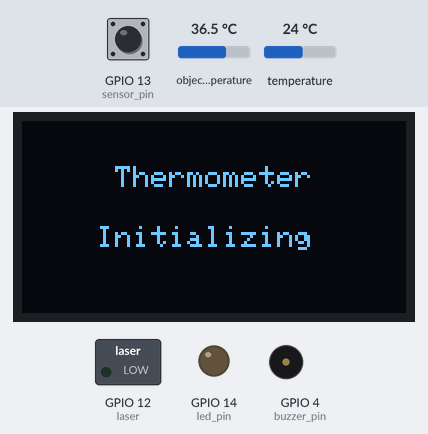
Simulated run of this sketch. Board: ESP32. Shown: 128×64 one-colour display, switched loads named in the sketch (green lamp = pin HIGH), output pins drawn as LEDs (lit = HIGH), buzzer (waves = sounding, pin HIGH). The inputs (shaded band) are chosen by the test bench; at power-on: GPIO 13 (sensor_pin) HIGH, object temperature 36.5 °C, temperature 24 °C. WiFi joins after 1.5 s; servers stay silent unless stated; uploads are accepted with an empty reply; what the sketch prints to the serial monitor is not drawn.

Above: at 7.7 s.
7.8 s: GPIO 13 (sensor_pin) pulsed LOW 2 times (0.12 s each, 0.3 s apart)
At 8.17 s:
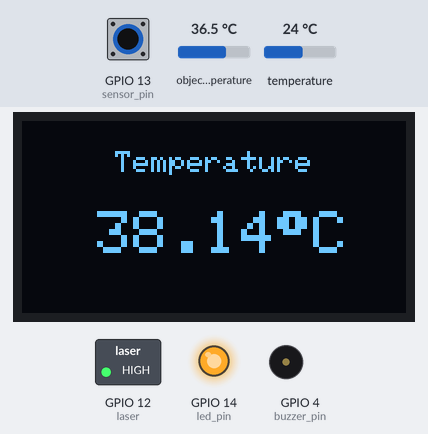
At 9.8 s:
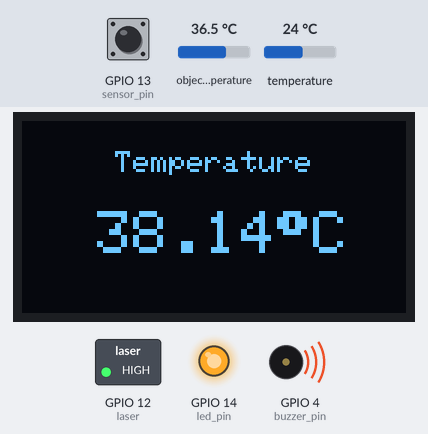
11.4 s: GPIO 13 (sensor_pin) pulsed LOW 5 times (0.12 s each, 0.3 s apart)
At 15.5 s:
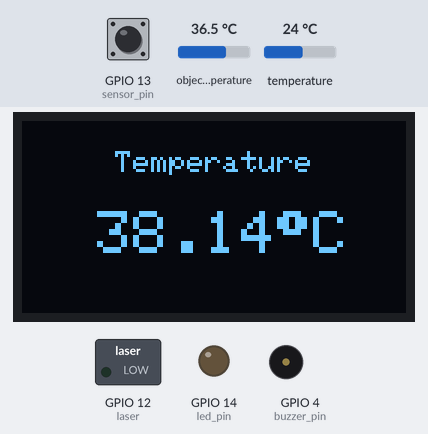
Timing chart, 0 to 17.0 s (numbered marks = the images above; inputs shaded):
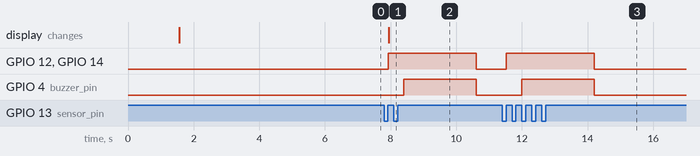

The sketch:

Infrared_Thermometer_Machine.ino
```cpp
//Khai báo thư viện cần thiết cho ESP32
#include <Wire.h>
#include <Adafruit_MLX90614.h>
#include <Adafruit_GFX.h>
#include <Adafruit_SSD1306.h>
#include <WiFi.h>
#include <FirebaseESP32.h>
#include <WiFiClient.h>
#include <HTTPClient.h>

//Information GG Firebase
#define FIREBASE_HOST "https://webofhuy-default-rtdb.firebaseio.com/"
#define FIREBASE_AUTH "kEw0jTfdl4NXXCtHZetZ4nYmGmTt8oXd9fsP0T0p"
char ssid[] = "Mah";//Tên đăng nhập WiFi
char pass[] = "17092002";//Mật khẩu WiFi


WiFiClientSecure client;//Biến Client của WiFiClientSecure để gửi thông tin lên Google Sheet

/**********Google Sheets Definations***********/
String GOOGLE_SCRIPT_ID = "AKfycbzQzg9t3yVNDHahm4D1K9wcKhtLdEyNDbFlHICnXO4eRUGlT4OhauePn5OKnCkOBaNXgg";

//Firebase Data
FirebaseData fbdo1;
FirebaseData fbdo2;
FirebaseData fbdo3;

//LCD OLED Parameter
#define SCREEN_WIDTH 128  // OLED display width, in pixels
#define SCREEN_HEIGHT 64  // OLED display height, in pixels
#define OLED_RESET -1     // Reset pin # (or -1 if sharing Arduino reset pin)
Adafruit_SSD1306 display(SCREEN_WIDTH, SCREEN_HEIGHT, &Wire, OLED_RESET);//Khai báo cho màn hình SSD1306 được kết nối với I2C (chân SDA, SCL)

//GPIO laser
#define laser 12

//Khai báo biến mlx là MLX90614 của Adafruit
Adafruit_MLX90614 mlx = Adafruit_MLX90614();

//Biến Temperature
double temp_amb;
double temp_obj;

//LED, cảm biến HC-SR501 và buzzer GPIO
const int led_pin = 14;
const int sensor_pin = 13;
const int buzzer_pin = 4;

//Khoảng thời gian của ngắt
const long interval = 2000;//Khoảng thời gian là 2000ms
unsigned long current_time = millis();//Thời gian tính bằng ms
unsigned long last_trigger = 0;
boolean timer_on = false;//Tắt timer

//Interrupt function
void IRAM_ATTR movement_detection() {
  Serial.println("Motion was detected");//In dòng: "Motion was detected"
  digitalWrite(led_pin, HIGH);//Bật led thể hiện phát hiện chuyển động
  timer_on = true;//Bật timer (Bắt đầu đếm ngược)
  last_trigger = millis();
}

void setup() {
  Serial.begin(115200);//Tốc độ baud của Serial Monitor là 115200

  //MLX90614
  mlx.begin();                                //Khởi tạo MLX90614 bắt đầu hoạt động
  display.begin(SSD1306_SWITCHCAPVCC, 0x3C);  //khởi tạo với I2C addr 0x3C (128x64)

  //Kết nối WiFi và Firebase
  WiFi.begin(ssid,pass);//Bắt đầu kết nối với WiFi với thông tin về tên đăng nhập và mật khẩu
  Serial.print("Connect Wi-Fi");//In ra dòng: "Connect Wi-Fi"
  while (WiFi.status() != WL_CONNECTED)//Nếu không kết nối được WiFi
  {
    Serial.print(".");//In ra dấu "."
    delay(300);//Độ trễ 0.3s
  }
  Serial.println();
  Serial.print("WiFi IP: ");
  Serial.println(WiFi.localIP());//Nếu kết nối thành công in ra địa chỉ IP WiFi đang kết nối
  Serial.println();
  Firebase.begin(FIREBASE_HOST, FIREBASE_AUTH);//Kết nối tới FireBase
  Firebase.reconnectWiFi(true);//Nếu mất kết nối tự động kết nối lại

  //Interrupt
  pinMode(sensor_pin, INPUT_PULLUP);//Cài đặt chân đầu vào và pull_up cho HC-SR501
  attachInterrupt(digitalPinToInterrupt(sensor_pin), movement_detection, RISING);//Tạo kết nối với hàm ngắt, chân nhận tín hiệu ngắt và xung cạnh lên
  pinMode(led_pin, OUTPUT);//Gán chân Led là OUTPUT
  digitalWrite(led_pin, LOW);//Chân led khởi đầu mức thấp
  pinMode(buzzer_pin, OUTPUT);
  digitalWrite(buzzer_pin, LOW);

  Serial.println("Temperature Sensor MLX90614");//In ra dòng: "Temperature Sensor MLX90614"

  pinMode(laser, OUTPUT);  // Connect LASER

  //Cài đặt thông số Laser module
  pinMode(laser, OUTPUT);
  digitalWrite(laser, LOW);

  //Cài đặt thông số bắt đầu cho OLED
  display.clearDisplay();
  display.setCursor(25, 15);
  display.setTextSize(1);
  display.setTextColor(WHITE);
  display.println(" Thermometer");
  display.setCursor(25, 35);
  display.setTextSize(1);
  display.print("Initializing");
  display.display();
  delay(5000);
}

void loop() {
  //Cài đặt đơn vị thời gian là ms
  current_time = millis();

  //Interrupt ON và Timer sẽ đếm xuống
  if (timer_on && (current_time - last_trigger <= interval)) {
    //Đọc nhiệt độ môi trường và vật thể
    //nếu muốn đọc nhiệt độ dưới dạng độ F thì dùng
    //mlx.readAmbientTempF() , mlx.readObjectTempF() )
    temp_amb = mlx.readAmbientTempC();
    temp_obj = mlx.readObjectTempC()+1.65;

    //Bật laser module
    digitalWrite(laser, HIGH);

    //Gửi dữ liệu ra Serial Monitor (Arduino IDE)
    Serial.print("Room Temp = ");//In ra dòng: "Room Temp = "
    Serial.println(temp_amb);//Nhiệt độ phòng
    Serial.print("Object temp = ");//In ra dòng: "Object temp = "
    Serial.println(temp_obj);//Nhiệt độ vật thể

    //Hiển thị nhiệt độ vật thể được đo ra màn hình
    display.clearDisplay();//xóa toàn bộ chữ có trên màn hình
    display.setCursor(25, 10);//Vị trí con trỏ
    display.setTextSize(1);//Độ lớn ký tự
    display.setTextColor(WHITE);//Màu ký tự
    display.println(" Temperature");//Hiện ra dòng: " Temperature"
    display.setCursor(25, 30);//Vị trí con trỏ
    display.setTextSize(2);//Độ lớn ký tự
    display.print(temp_obj);//Độ lớn nhiệt độ vật thể
    display.print((char)247);//Ký tự độ
    display.print("C");//Ký tự C
    display.display();

    //Gửi dữ liệu về nhiệt độ Object và Ambident lên Firebase
    Firebase.setInt(fbdo1, "/HTN/Object", temp_obj);
    Firebase.setInt(fbdo2, "/HTN/Ambident", temp_amb);

    //Nếu nhiệt độ người được đo cập nhật trạng thái bình thường ngược lại là Alert
    if(temp_obj <= 37.5 || temp_obj >= 34.5){
      Firebase.setString(fbdo3, "/HTN/Status", "NORMAL!!");
    } else {
      Firebase.setString(fbdo3, "/HTN/Status", "ALERT!!!");
    }

    //Điều kiện về nhiệt độ của con người để Buzzer báo động (Khối chấp hành)
    if (temp_obj >= 37.5) {
      digitalWrite(buzzer_pin, HIGH);
      Serial.print("ALERT!!!!\n ");
    }

    //Điều kiện phân biệt về nhiệt độ của con người gửi nhiệt độ lên GG Sheet
    if (temp_obj >= 35.75 && temp_obj <= 41) {
      sendData(temp_obj,temp_amb);
    }
    delay(2000);
  }

  //Interrupt OFF khi Timer lớn hơn interval
  //Tắt hết các hệt động khi Interrupt ngắt
  if (timer_on && (current_time - last_trigger > interval)) {
    Serial.println("Motion has stopped");
    digitalWrite(led_pin, LOW);//LED tắt
    digitalWrite(buzzer_pin, LOW);//Buzzer tắt
    digitalWrite(laser, LOW);//laser tắt
    timer_on = false;//Tắt timer
    display.clearDisplay();//xóa màn hình oled
  }

}

//Tạo hàm sendData để gửi dữ liệu lên Google Sheet
void sendData(float temp_obj, float temp_amb) {
   HTTPClient http;
   String url="https://script.google.com/macros/s/"+GOOGLE_SCRIPT_ID+"/exec?value1="+temp_obj+"&value2="+temp_amb;//Đường dẫn tự động gửi dữ liệu lên Sheet
   Serial.print(url);//In ra đường dẫn
    Serial.print("Making a request");//In ra dòng "Making a request"
    http.begin(url.c_str()); //Chỉ định URL và certificate
    int httpCode = http.GET();//Lấy httpCode
    http.end();//Kết thúc kết nối http
    Serial.println(": done\n "+httpCode);//In ra dòng: "done" + httpCode
}
```

Measured:
- after the input at 7.8 s, GPIO 12 (laser), GPIO 14 (led_pin): LOW → HIGH after 0.12 s, → LOW 2.7 s later; GPIO 4 (buzzer_pin): LOW → HIGH after 0.60 s, → LOW 2.2 s later; the display: changes after 0.15 s (image 1)
- after the input at 11.4 s, GPIO 12 (laser), GPIO 14 (led_pin): LOW → HIGH after 0.12 s, → LOW 2.7 s later; GPIO 4 (buzzer_pin): LOW → HIGH after 0.60 s, → LOW 2.2 s later
